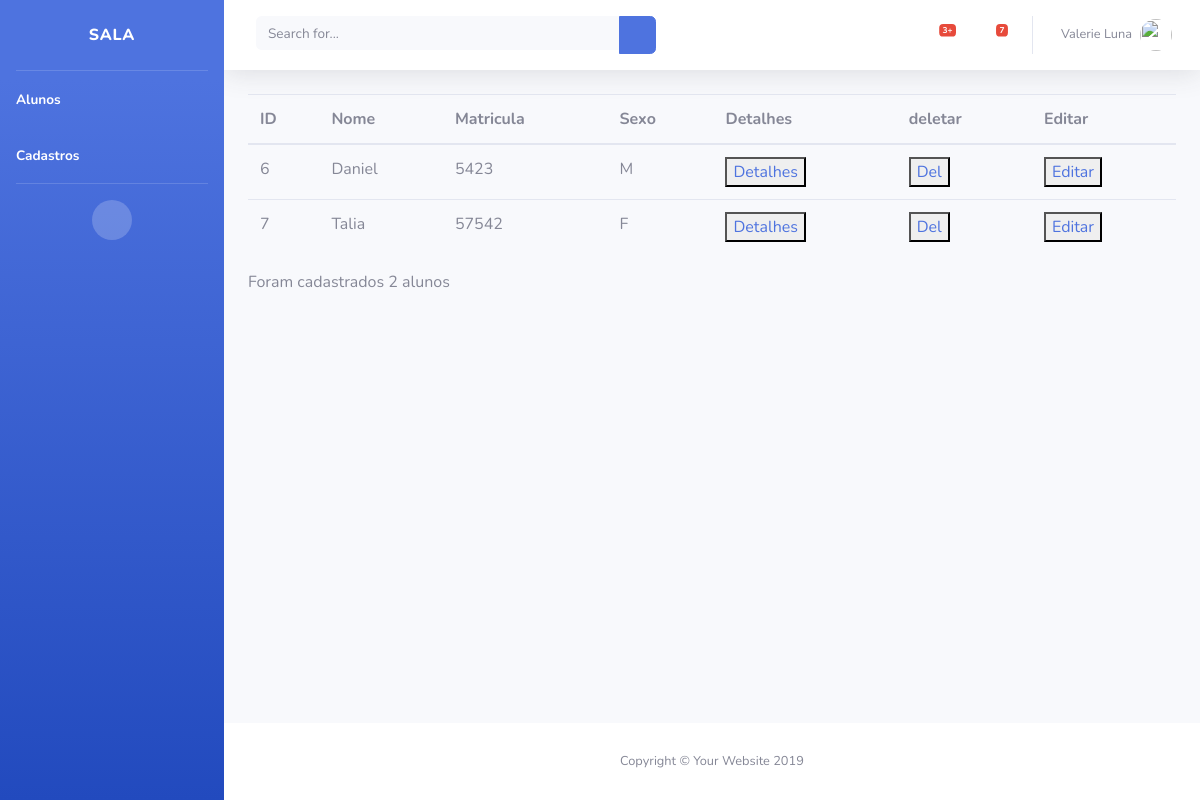
The app's page /aula/aluno/list/, older data.
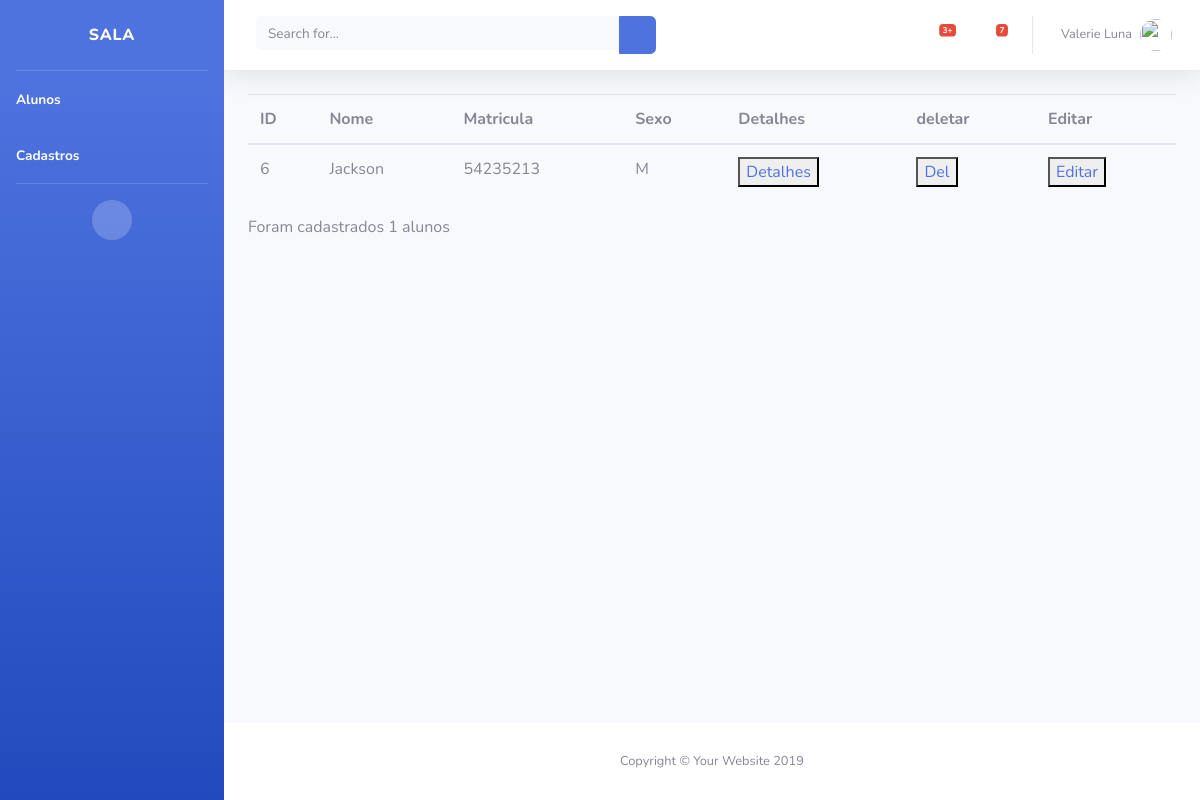
The same page, newer data.
### aula/models.py (models this page shows, shortened)
class Aluno(models.Model):
    nome = models.CharField(max_length=50)
    matricula = models.IntegerField()
    sexo = models.CharField(max_length=1)

### aula/views.py (the view)
# urls.py: path('aluno/list/', views.aluno_list),
def aluno_list(request):
    alunos = Aluno.objects.all()
    return render(request, 'aluno/list.html',{'alunos':alunos})

### aula/templates/aluno/list.html
{% extends 'base.html' %}
{% block conteudo %}
<table class="table">
        <thead>
            <tr>
                <th>ID</th>
                <th>Nome</th>
                <th>Matricula</th>
                <th>Sexo</th>
                <th>Detalhes</th>
                <th>deletar</th>
                <th>Editar</th>
            </tr>
        </thead>
        <tbody>
            {% for aluno in alunos %}
                <tr>
                    <td>{{aluno.id}}</td>
                    <td>{{aluno.nome}}</td>
                    <td>{{aluno.matricula}}</td>
                    <td>{{aluno.sexo}}</td>
                    <td><button><a href="/aula/aluno/show/{{aluno.id}}">Detalhes</a></button></td>
                    <td><button><a href="/aula/aluno/{{aluno.id}}">Del</a></button></td>
                    <td><button><a href="/aula/aluno/editar/{{aluno.id}}">Editar</a></button></td>
                </tr>
            {% endfor %}
        </tbody>
    </table>
    <p>Foram cadastrados {{ alunos | length }} alunos</p>
{% endblock %}

Row changes from the older to the newer data that the page shows:
removed Aluno: id "7", nome "Talia", matricula "57542", sexo "F"
changed Aluno id 6: nome "Daniel" → "Jackson"; matricula "5423" → "54235213"
Text that changed along with them:
{{ alunos | length }}: "2" → "1"
